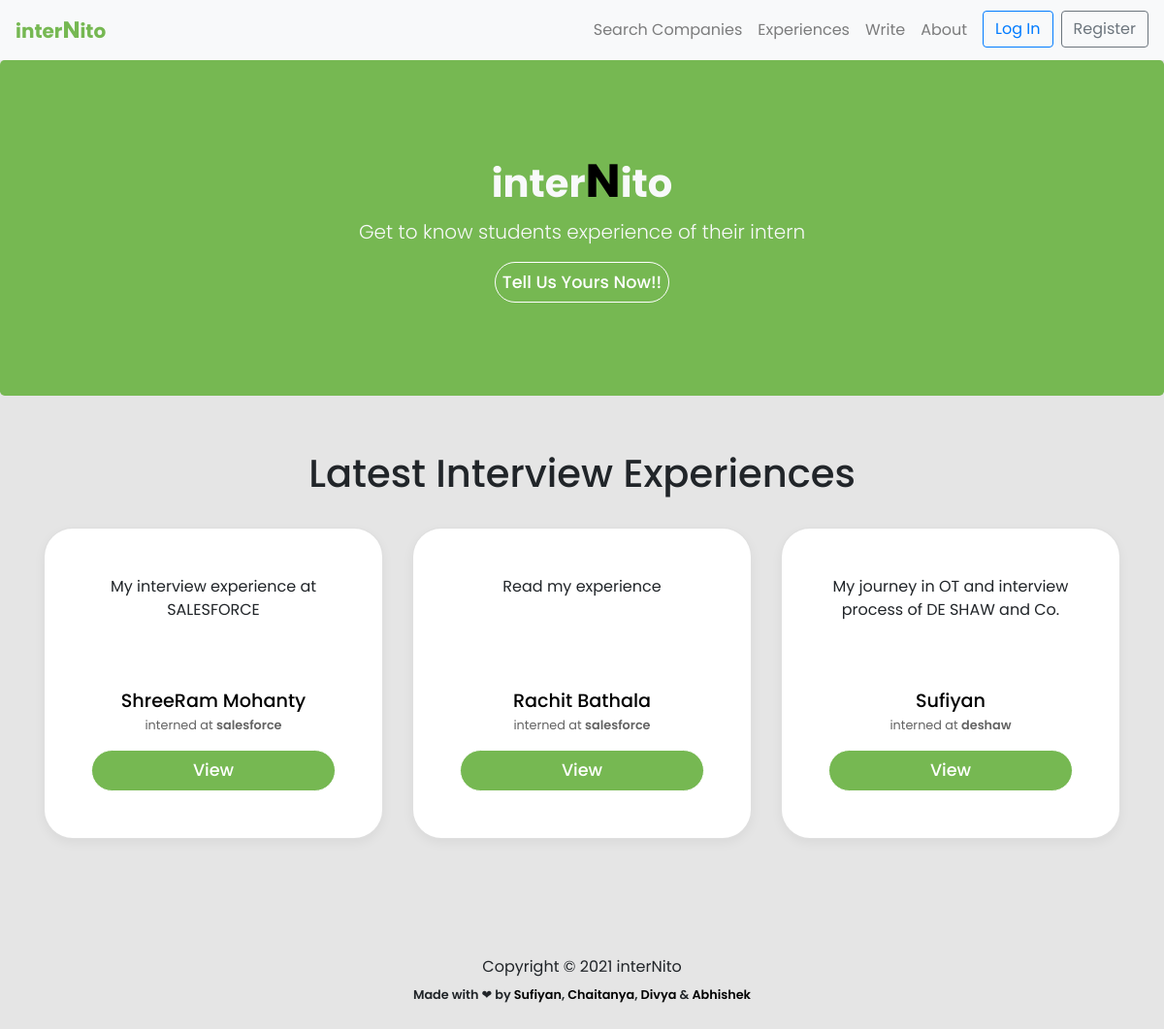
The page / on the database its author committed.
### backend/experience/models.py (models this page shows, shortened)
class Experience(models.Model):
    user = models.ForeignKey(User, on_delete = models.CASCADE)
    name = models.CharField(max_length=80)
    branch = models.CharField(max_length=255,blank=True)
    cgpa_cutoff = models.FloatField(blank=True)
    resume = models.TextField(blank=True)
    company = models.CharField(max_length=255,blank=False)
    summary = models.TextField(blank=False)
    period = models.CharField(max_length=255,blank=False)
    ot_summary = models.TextField(blank = True)
    ot_question1 = models.TextField(blank = True, null = True)
    ot_question1_link = models.TextField(blank = True, null = True, default = 'NONE')
    ot_question2 = models.TextField(blank = True, null = True)
    ot_question2_link = models.TextField(blank = True, null = True)
    ot_question3 = models.TextField(blank = True, null = True)
    ot_question3_link = models.TextField(blank = True, null = True)
    ot_question4 = models.TextField(blank = True, null = True)
    ot_question4_link = models.TextField(blank = True, null = True)
    round1_details = models.TextField(blank = True, null = True)
    round2_details = models.TextField(blank = True, null = True)
    round3_details = models.TextField(blank = True, null = True)
    final_summary = models.TextField(blank = True, null = True)

### backend/experience/views.py (the view)
# urls.py: path('', views.home,name='home'),
def home(request):
    responses = Experience.objects.all().order_by('-id')[:3]
    return render(request, 'home.html',{'responses':responses})

### backend/templates/home.html (shortened to what this page needs)
{% extends 'base.html' %}
{% load static %}
{% block content %}
<link rel="stylesheet" href="{% static 'css/experience.css' %}" />
<main role="main">
  <section class="jumbotron text-center bg-lime">
    <div class="container text-light">
      <h1><strong>inter<big style="color: black;">N</big>ito</strong></h1>
      <p class="mt-2 lead text-light">
        Get to know students experience of their intern
      </p>
      <a class="btn view-btn" href="{% url 'write'%}">
          Tell Us Yours Now!!
      </a>
    </div>
  </section>
    <div class="album py-5 bg-lime-invert">
    <div class="container">
      <h1 class="mb-4">
        <div class="head p-2" style="text-align: center;">Latest Interview Experiences</div>
      </h1>
      <div class="row">
        {% for response in responses %}
        <div class="col-md-4">
          <div class="card mb-4 box-shadow">
            <div class="card-body p-5 summary-parent">
              <p
                class="card-text summary summary-text"
                style="height: 10ch; text-overflow: ellipsis; overflow: hidden"
              >
                {{response.summary }}
              </p>
              <p class="card-text name">
                <a href="{% url 'profile' response.user.username %}">{{response.name}}</a>
              </p>
              <p class="card-text company capitalize">
                interned at <strong>{{response.company}}</strong>
              </p>
              <a href="{% url  'post' response.pk %}"
                type="button"
                class="
                  btn btn-sm btn-outline-secondary
                  view-btn
                  w-100
                  text-center
                ">
                View
              </a>
            </div>
          </div>
        </div>
        {% endfor %}
      </div>
    </div>
  </div>
</main>
{% endblock content %}

### backend/static/css/album.css (style rules this page uses)
main { font-family: "Poppins", sans-serif !important; }
:root { --jumbotron-padding-y: 3rem; }
.jumbotron { padding-top: var(--jumbotron-padding-y); padding-bottom: var(--jumbotron-padding-y); margin-bottom: 0; background-color: #76b852; }
@media (min-width: 768px) { .jumbotron { padding-top: calc(var(--jumbotron-padding-y) * 2); padding-bottom: calc(var(--jumbotron-padding-y) * 2); } }
.jumbotron .container { max-width: 40rem; }
.box-shadow { box-shadow: 0 0.25rem 0.75rem rgba(0, 0, 0, 0.05); }

### backend/static/css/experience.css (style rules this page uses)
* { font-family: "Poppins", sans-serif; }
body { background-color: #e5e5e5; }
.card { background-color: white; border-radius: 30px; }
.card-text { text-align: center; }
.name { font-weight: 500; margin-bottom: 0px; font-size: 1.2rem; }
.company { font-size: 0.8rem; text-transform: lowercase; color: rgb(99, 99, 99); }
.company strong { font-weight: 600; }
.view-btn { padding: 7px; font-weight: 500; font-size: 1.1rem; color: #76b852; background-color: white; border-radius: 45px; border: 1px solid #76b852; }

### backend/templates/home.html (style rules this page uses)
.card { background-color: white; border-radius: 30px; }
.card-text { text-align: center; }
.name { font-weight: 500; margin-bottom: 0px; font-size: 1.2rem; }
.company { font-size: 0.8rem; text-transform: lowercase; color: rgb(99, 99, 99); }
.company strong { font-weight: 600; }
.view-btn { font-weight: 500; font-size: 1.1rem; color: white; background-color: #76b852; border-radius: 45px; border: 1px solid white; }

### backend/templates/base.html (style rules this page uses)
a, a:focus { text-decoration: none; color: black; }

### rows shown on the page
Experience: summary "My interview experience at SALESFORCE", name "ShreeRam Mohanty", company "salesforce"
Experience: summary "Read my experience", name "Rachit Bathala", company "salesforce"
Experience: summary "My journey in OT and interview process of DE SHAW and Co.", name "Sufiyan", company "deshaw"
